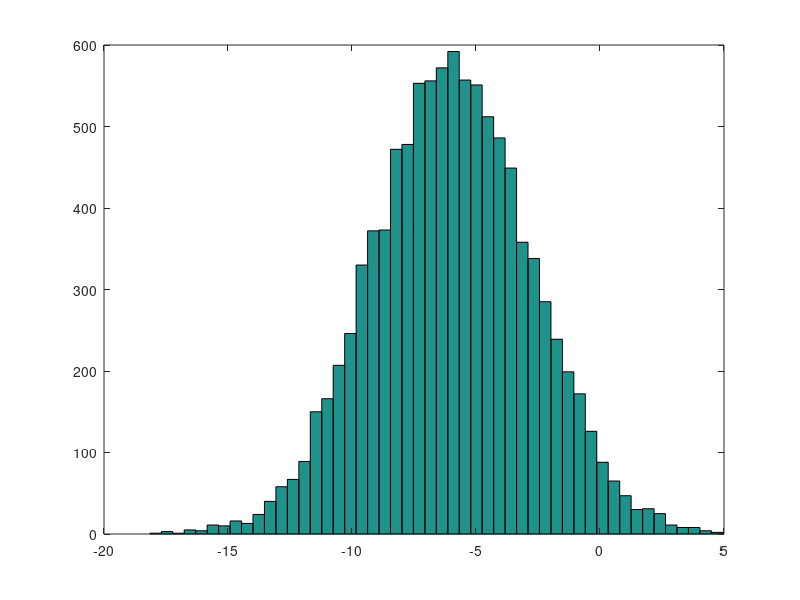

Source code (MATLAB):
% Mathlab/Octave cheatsheet

% Basic Operations
5+6
3-2
5*8
1/2
2^6

% Comparissons
1 == 2
1 ~= 2
1 && 0
1 || 0
xor(1,0)

% Change prompt
PS1('>> ')

% Assignments
a = 3
a = 3; % semicolon => not visible
b = 'hi'
c = (3 >=1)

% display
a = pi;
disp(a);
disp(sprintf('2 decimals: %0.2f', a));
format long
a
format short
a

% matrices
A = [1 2; 3 4; 5 6]
v = [1 2 3]
w = [1; 2; 3]
x = 1:0.1:2 % secuence from 1 to 2 by .1
y = 1:6
ones (2,3)
o1 = ones(1,3)
z1 = zeros(1,3)
e1 = eye(4) % identity matrix

% statistics
w = rand(1,3) % uniform
rand(3, 3)
randn(1,3) % gaussian
h = -6 + sqrt(10) * (randn(1,10000));
hist(h)
hist(h, 50) % 50 bins

% help
help eye
help rand

